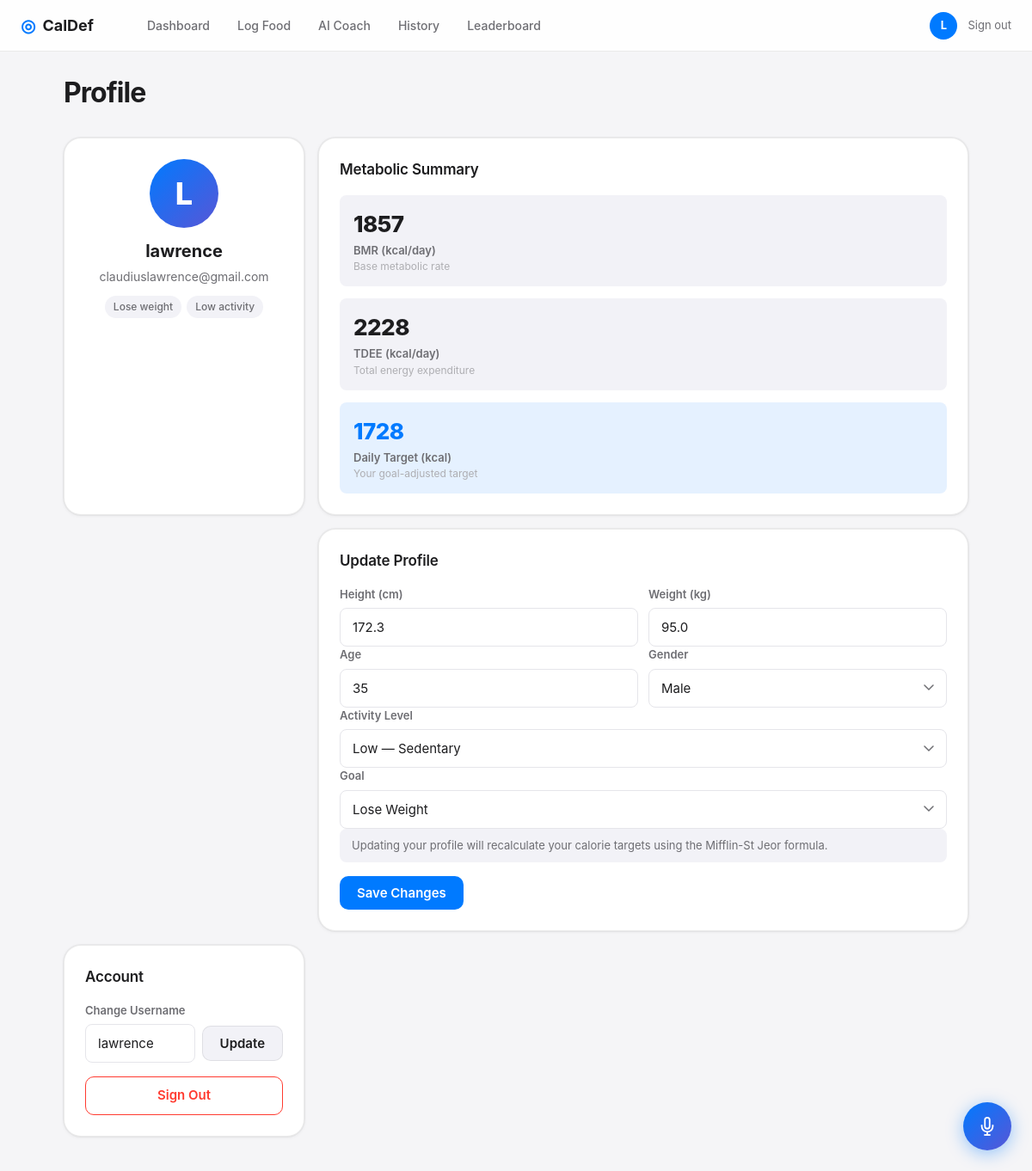
Screenshot of /profile (signed in) with the database file from the repository.
### tables this page shows
CREATE TABLE users (
                id INTEGER PRIMARY KEY AUTOINCREMENT,
                username TEXT UNIQUE NOT NULL,
                email TEXT UNIQUE NOT NULL,
                password_hash TEXT NOT NULL,
                created_at TIMESTAMP DEFAULT CURRENT_TIMESTAMP
            );

CREATE TABLE profiles (
                id INTEGER PRIMARY KEY AUTOINCREMENT,
                user_id INTEGER UNIQUE NOT NULL,
                height_cm REAL,
                weight_kg REAL,
                age INTEGER,
                gender TEXT,
                activity_level TEXT,
                goal TEXT,
                bmr REAL,
                tdee REAL,
                target_calories INTEGER,
                plan_text TEXT,
                updated_at TIMESTAMP DEFAULT CURRENT_TIMESTAMP,
                FOREIGN KEY (user_id) REFERENCES users(id)
            );

### app.py (the view, shortened to what this page needs)
@app.route("/profile", methods=["GET", "POST"])
@login_required
def profile():
    user_id = session["user_id"]
    prof = get_profile(user_id)
    with get_db() as db:
        user = db.execute("SELECT username, email FROM users WHERE id = ?", (user_id,)).fetchone()
    return render_template("profile.html", profile=prof, user=dict(user) if user else {})

### app.py (called while the page is built)
@app.context_processor
def inject_now():
    return {"now": datetime.now}

def login_required(f):
    @wraps(f)
    def decorated(*args, **kwargs):
        if "user_id" not in session:
            return redirect(url_for("landing"))
        return f(*args, **kwargs)
    return decorated

def get_profile(user_id: int):
    with get_db() as db:
        row = db.execute("SELECT * FROM profiles WHERE user_id = ?", (user_id,)).fetchone()
    return dict(row) if row else None

### database.py (called while the page is built)
@contextmanager
def get_db():
    conn = sqlite3.connect(DATABASE)
    conn.row_factory = sqlite3.Row
    try:
        yield conn
        conn.commit()
    except Exception:
        conn.rollback()
        raise
    finally:
        conn.close()

### templates/profile.html (shortened to what this page needs)
{% extends "base.html" %}
{% block content %}
<div class="page-container">
  <div class="page-header">
    <h1 class="page-title">Profile</h1>
  </div>
  <div class="profile-grid">
    <div class="card profile-user-card">
      <div class="profile-avatar">{{ session.username[0].upper() }}</div>
      <div class="profile-username">{{ user.username }}</div>
      <div class="profile-email">{{ user.email }}</div>
      {% if profile %}
      <div class="profile-badges">
        <span class="badge">{{ profile.goal.capitalize() }} weight</span>
        <span class="badge">{{ profile.activity_level.capitalize() }} activity</span>
      </div>
      {% endif %}
    </div>
    {% if profile %}
    <div class="card">
      <h3 class="card-title">Metabolic Summary</h3>
      <div class="meta-grid">
        <div class="meta-item">
          <span class="meta-val">{{ profile.bmr | round | int }}</span>
          <span class="meta-key">BMR (kcal/day)</span>
          <span class="meta-desc">Base metabolic rate</span>
        </div>
        <div class="meta-item">
          <span class="meta-val">{{ profile.tdee | round | int }}</span>
          <span class="meta-key">TDEE (kcal/day)</span>
          <span class="meta-desc">Total energy expenditure</span>
        </div>
        <div class="meta-item highlight">
          <span class="meta-val">{{ profile.target_calories }}</span>
          <span class="meta-key">Daily Target (kcal)</span>
          <span class="meta-desc">Your goal-adjusted target</span>
        </div>
      </div>
    </div>
    {% endif %}
    <div class="card profile-form-card">
      <h3 class="card-title">Update Profile</h3>
      <form action="{{ url_for('profile') }}" method="POST">
        <div class="form-row">
          <div class="form-group">
            <label class="form-label">Height (cm)</label>
            <input class="form-input" type="number" name="height_cm"
                   value="{{ profile.height_cm if profile else '' }}"
                   placeholder="170" min="100" max="250" step="0.5" required />
          </div>
          <div class="form-group">
            <label class="form-label">Weight (kg)</label>
            <input class="form-input" type="number" name="weight_kg"
                   value="{{ profile.weight_kg if profile else '' }}"
                   placeholder="70" min="30" max="300" step="0.1" required />
          </div>
        </div>
        <div class="form-row">
          <div class="form-group">
            <label class="form-label">Age</label>
            <input class="form-input" type="number" name="age"
                   value="{{ profile.age if profile else '' }}"
                   placeholder="25" min="13" max="100" required />
          </div>
          <div class="form-group">
            <label class="form-label">Gender</label>
            <select class="form-input form-select" name="gender">
              <option value="male" {% if profile and profile.gender == 'male' %}selected{% endif %}>Male</option>
            </select>
          </div>
        </div>
        <div class="form-group">
          <label class="form-label">Activity Level</label>
          <select class="form-input form-select" name="activity_level">
            <option value="low" {% if profile and profile.activity_level == 'low' %}selected{% endif %}>Low — Sedentary</option>
          </select>
        </div>
        <div class="form-group">
          <label class="form-label">Goal</label>
          <select class="form-input form-select" name="goal">
            <option value="lose" {% if profile and profile.goal == 'lose' %}selected{% endif %}>Lose Weight</option>
          </select>
        </div>
        <div class="form-note">
          Updating your profile will recalculate your calorie targets using the Mifflin-St Jeor formula.
        </div>
        <button type="submit" class="btn btn-primary">Save Changes</button>
      </form>
    </div>
    <div class="card danger-card">
      <h3 class="card-title">Account</h3>
      <div class="form-group" style="margin-bottom: 16px;">
        <label class="form-label">Change Username</label>
        <div class="username-change-row">
          <input class="form-input" type="text" id="new-username"
                 value="{{ user.username }}" placeholder="New username"
                 minlength="3" maxlength="30" />
          <button class="btn btn-secondary" onclick="changeUsername()" id="username-btn">Update</button>
        </div>
      </div>
      <a href="{{ url_for('logout') }}" class="btn btn-danger-outline btn-full">Sign Out</a>
    </div>
  </div>
</div>
{% endblock %}

### rows the page displays
users: username "lawrence", email "claudiuslawrence@gmail.com"
profiles: goal "Lose", activity_level "Low", bmr "1857", tdee "2228", target_calories "1728", height_cm "172.3", weight_kg "95.0", age "35", gender "Male", activity_level "Low — Sedentary", goal "Lose Weight"

### other values shown
{{ session.username[0].upper() }} "L"
